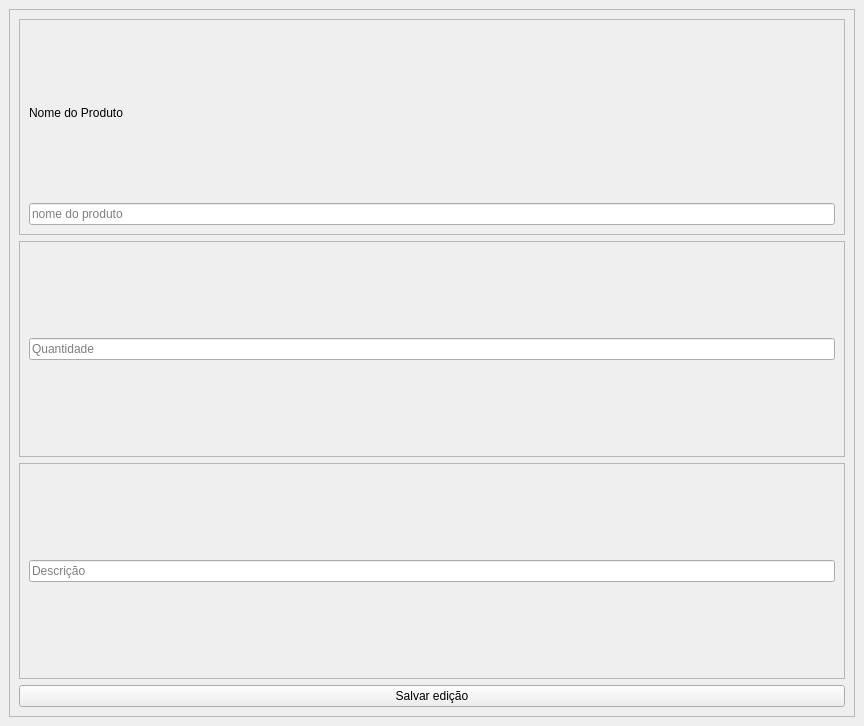
<?xml version="1.0" encoding="UTF-8"?>
<ui version="4.0">
 <class>EditarProduto</class>
 <widget class="QMainWindow" name="EditarProduto">
  <property name="geometry">
   <rect>
    <x>0</x>
    <y>0</y>
    <width>864</width>
    <height>726</height>
   </rect>
  </property>
  <property name="windowTitle">
   <string>EditarProduto</string>
  </property>
  <widget class="QWidget" name="frame_central">
   <layout class="QVBoxLayout" name="verticalLayout_6">
    <item>
     <widget class="QFrame" name="layout_editar_produto">
      <property name="frameShape">
       <enum>QFrame::StyledPanel</enum>
      </property>
      <property name="frameShadow">
       <enum>QFrame::Raised</enum>
      </property>
      <layout class="QVBoxLayout" name="verticalLayout_2">
       <item>
        <widget class="QFrame" name="layout_produto">
         <property name="frameShape">
          <enum>QFrame::StyledPanel</enum>
         </property>
         <property name="frameShadow">
          <enum>QFrame::Raised</enum>
         </property>
         <layout class="QVBoxLayout" name="verticalLayout_3">
          <item>
           <widget class="QLabel" name="lbl_produto_nome">
            <property name="text">
             <string>Nome do Produto</string>
            </property>
           </widget>
          </item>
          <item>
           <widget class="QLineEdit" name="inp_produto">
            <property name="inputMask">
             <string>00000</string>
            </property>
            <property name="echoMode">
             <enum>QLineEdit::Normal</enum>
            </property>
            <property name="placeholderText">
             <string>nome do produto</string>
            </property>
           </widget>
          </item>
         </layout>
        </widget>
       </item>
       <item>
        <widget class="QFrame" name="layout_quantidade">
         <property name="frameShape">
          <enum>QFrame::StyledPanel</enum>
         </property>
         <property name="frameShadow">
          <enum>QFrame::Raised</enum>
         </property>
         <layout class="QVBoxLayout" name="verticalLayout">
          <item>
           <widget class="QLineEdit" name="inp_quantidade">
            <property name="inputMask">
             <string>00000</string>
            </property>
            <property name="echoMode">
             <enum>QLineEdit::Normal</enum>
            </property>
            <property name="placeholderText">
             <string>Quantidade</string>
            </property>
           </widget>
          </item>
         </layout>
        </widget>
       </item>
       <item>
        <widget class="QFrame" name="layout_descricao">
         <property name="frameShape">
          <enum>QFrame::StyledPanel</enum>
         </property>
         <property name="frameShadow">
          <enum>QFrame::Raised</enum>
         </property>
         <layout class="QVBoxLayout" name="verticalLayout_5">
          <item>
           <widget class="QLineEdit" name="inp_descricao">
            <property name="placeholderText">
             <string>Descrição</string>
            </property>
           </widget>
          </item>
         </layout>
        </widget>
       </item>
       <item>
        <widget class="QPushButton" name="btn_salvar_edicao">
         <property name="text">
          <string>Salvar edição</string>
         </property>
        </widget>
       </item>
      </layout>
     </widget>
    </item>
   </layout>
  </widget>
 </widget>
 <resources/>
 <connections/>
</ui>
